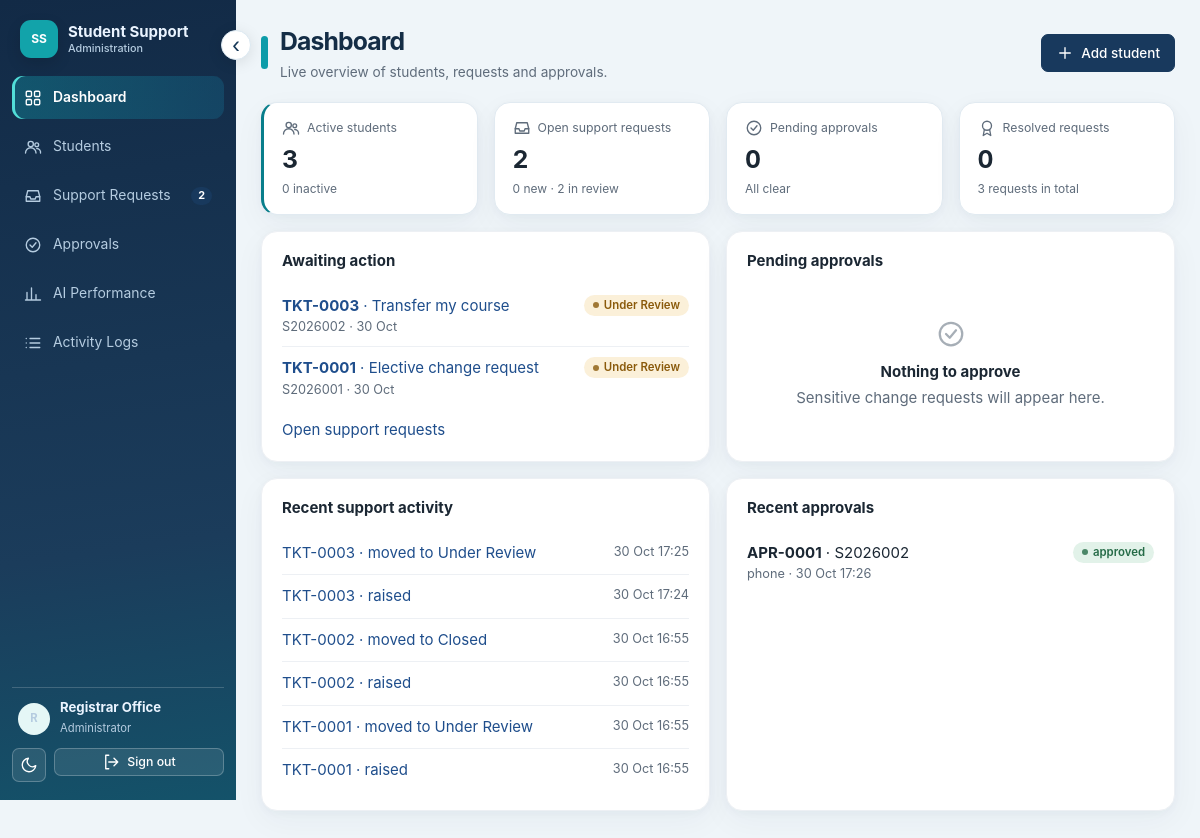
The page /admin/ (signed in) on the database its author committed.
### app/models.py (models this page shows, shortened)
class User(db.Model):
    __tablename__ = "users"
    id = db.Column(db.Integer, primary_key=True)
    username = db.Column(db.String(40), unique=True, nullable=False)
    password_hash = db.Column(db.String(255), nullable=False)
    role = db.Column(db.String(20), nullable=False, default="student")  # student | admin
    display_name = db.Column(db.String(80), nullable=False)
    student_id = db.Column(db.String(20), db.ForeignKey("student_profiles.student_id"), nullable=True)
    active = db.Column(db.Boolean, nullable=False, default=True)   # False = account cannot sign in
    created_at = db.Column(db.DateTime, default=utcnow)
    is_anonymous = False
    @property
    def is_active(self):
        return bool(self.active)
    @property
    def is_authenticated(self):
        return True

class SupportTicket(db.Model):
    __tablename__ = "support_tickets"
    id = db.Column(db.Integer, primary_key=True)
    ticket_ref = db.Column(db.String(20), unique=True, nullable=False)
    student_id = db.Column(db.String(20), db.ForeignKey("student_profiles.student_id"), nullable=False, index=True)
    category = db.Column(db.String(30), nullable=False)
    subject = db.Column(db.String(120), nullable=False)
    description = db.Column(db.Text, nullable=False)
    status = db.Column(db.String(20), nullable=False, default="Open")
    created_at = db.Column(db.DateTime, default=utcnow, nullable=False)
    idempotency_key = db.Column(db.String(64), nullable=False)
    updated_at = db.Column(db.DateTime, default=utcnow)
    resolved_at = db.Column(db.DateTime, nullable=True)
    last_response = db.Column(db.Text, nullable=True)          # latest administrator response shown to the student
    source = db.Column(db.String(12), nullable=False, default="web")   # web | assistant
    __table_args__ = (UniqueConstraint("student_id", "idempotency_key", name="uq_ticket_idem"),)

class TicketEvent(db.Model):
    __tablename__ = "ticket_events"
    id = db.Column(db.Integer, primary_key=True)
    ticket_id = db.Column(db.Integer, db.ForeignKey("support_tickets.id"), nullable=False, index=True)
    actor_user_id = db.Column(db.Integer, nullable=True)
    actor_role = db.Column(db.String(20), nullable=False)
    event_type = db.Column(db.String(20), nullable=False)   # created | status_changed | response | student_reply
    from_status = db.Column(db.String(20), nullable=True)
    to_status = db.Column(db.String(20), nullable=True)
    note = db.Column(db.Text, nullable=True)
    created_at = db.Column(db.DateTime, default=utcnow, nullable=False)

class ApprovalRequest(db.Model):
    __tablename__ = "approval_requests"
    id = db.Column(db.Integer, primary_key=True)
    approval_ref = db.Column(db.String(20), unique=True, nullable=False)
    requester_user_id = db.Column(db.Integer, db.ForeignKey("users.id"), nullable=False, index=True)
    student_id = db.Column(db.String(20), db.ForeignKey("student_profiles.student_id"), nullable=False, index=True)
    action_type = db.Column(db.String(30), nullable=False, default="update_contact")
    field = db.Column(db.String(20), nullable=False)       # email | phone
    new_value = db.Column(db.String(120), nullable=False)
    reason = db.Column(db.String(200), nullable=True)
    status = db.Column(db.String(12), nullable=False, default="pending")  # pending | approved | rejected
    created_at = db.Column(db.DateTime, default=utcnow, nullable=False)
    decided_by_user_id = db.Column(db.Integer, db.ForeignKey("users.id"), nullable=True)
    decided_at = db.Column(db.DateTime, nullable=True)
    decision_note = db.Column(db.String(200), nullable=True)
    executed_at = db.Column(db.DateTime, nullable=True)    # set exactly once, when the change is applied
    execution_result = db.Column(db.String(200), nullable=True)
    ticket_id = db.Column(db.Integer, db.ForeignKey("support_tickets.id"), nullable=True)   # optional link to a support request
    trace_id = db.Column(db.String(32), nullable=True)

### app/routes/admin.py (the view)
@bp.route("/")
@admin_only
def dashboard():
    tc = tickets.counts()
    events = (db.session.query(TicketEvent, SupportTicket).join(SupportTicket, SupportTicket.id == TicketEvent.ticket_id)
              .order_by(TicketEvent.id.desc()).limit(6).all())
    return render_template("admin.html", students=student_admin.counts(), tc=tc,
                           pending=approvals.pending()[:5], pending_total=ApprovalRequest.query.filter_by(status="pending").count(),
                           open_tickets=SupportTicket.query.filter(SupportTicket.status.in_(tickets.ACTIVE_STATUSES)).order_by(SupportTicket.id.desc()).limit(6).all(),
                           events=events, decided=ApprovalRequest.query.filter(ApprovalRequest.status != "pending").order_by(ApprovalRequest.id.desc()).limit(5).all())

### app/security/authz.py (called while the page is built)
def role_required(*roles):
    def deco(fn):
        @wraps(fn)
        def wrapper(*a, **kw):
            if not current_user.is_authenticated:
                return abort(401) if request.path.startswith("/api/") else current_user_unauthorized()
            if current_user.role not in roles:
                from ..services import audit
                audit.record(current_user, f"access:{request.method} {request.path}", "route", request.path, "denied",
                             result="403", reason=f"role '{current_user.role}' not in {list(roles)}")
                return abort(403)
            return fn(*a, **kw)
        return wrapper
    return deco

### app/services/approvals.py (called while the page is built)
def pending() -> list[ApprovalRequest]:
    return ApprovalRequest.query.filter_by(status="pending").order_by(ApprovalRequest.id).all()

### app/services/student_admin.py (called while the page is built)
def counts() -> dict:
    by = dict(db.session.query(StudentProfile.status, db.func.count()).group_by(StudentProfile.status).all())
    return {"active": by.get("active", 0), "inactive": by.get("inactive", 0), "removed": by.get("removed", 0)}

### app/services/tickets.py (called while the page is built)
def counts(student_id: str | None = None) -> dict:
    q = SupportTicket.query if student_id is None else SupportTicket.query.filter_by(student_id=student_id)
    by = dict(q.with_entities(SupportTicket.status, db.func.count()).group_by(SupportTicket.status).all())
    return {"open": sum(by.get(s, 0) for s in ACTIVE_STATUSES), "resolved": by.get("Resolved", 0), "rejected": by.get("Rejected", 0),
            "closed": by.get("Closed", 0), "total": sum(by.values()), "by_status": by}

### app/templates/admin.html (shortened to what this page needs)
{% extends "base.html" %}
{% from "_macros.html" import ic, badge, empty %}
{% block page_title %}Dashboard{% endblock %}
{% block page_sub %}Live overview of students, requests and approvals.{% endblock %}
{% block page_actions %}<a class="btn" href="{{ url_for('admin.student_new') }}">{{ ic('plus') }}Add student</a>{% endblock %}
{% block content %}
<div class="grid g4">
  <a class="stat accent" href="{{ url_for('admin.students_page', status='active') }}"><div class="label">{{ ic('users') }}Active students</div><div class="value num">{{ students.active }}</div><div class="hint">{{ students.inactive }} inactive</div></a>
  <a class="stat" href="{{ url_for('admin.tickets_page', status='active') }}"><div class="label">{{ ic('inbox') }}Open support requests</div><div class="value num">{{ tc.open }}</div><div class="hint">{{ tc.by_status.get('Open', 0) }} new · {{ tc.by_status.get('Under Review', 0) }} in review</div></a>
  <a class="stat" href="{{ url_for('admin.approvals_page', status='pending') }}"><div class="label">{{ ic('check') }}Pending approvals</div><div class="value num">{{ pending_total }}</div><div class="hint">{{ 'Needs your decision' if pending_total else 'All clear' }}</div></a>
  <a class="stat" href="{{ url_for('admin.tickets_page', status='Resolved') }}"><div class="label">{{ ic('award') }}Resolved requests</div><div class="value num">{{ tc.resolved }}</div><div class="hint">{{ tc.total }} requests in total</div></a>
</div>
<div class="grid g2" style="margin-top:16px">
  <section class="card"><h2>Awaiting action</h2>
    {% if open_tickets %}<ul class="list">{% for t in open_tickets %}<li><div><a href="{{ url_for('admin.ticket_detail', ref=t.ticket_ref) }}"><b>{{ t.ticket_ref }}</b> · {{ t.subject }}</a><div class="note">{{ t.student_id }} · {{ t.created_at.strftime('%d %b') }}</div></div>{{ badge(t.status) }}</li>{% endfor %}</ul>
    <p style="margin:10px 0 0"><a href="{{ url_for('admin.tickets_page', status='active') }}">Open support requests</a></p>
    {% else %}{{ empty('inbox', 'No open requests', 'New student concerns will appear here.') }}{% endif %}</section>
  <section class="card"><h2>Pending approvals</h2>
    {% if pending %}<ul class="list">{% for a in pending %}<li><div><b>{{ a.approval_ref }}</b> · {{ a.student_id }}<div class="note">Change registered {{ a.field }}</div></div><a class="btn small" href="{{ url_for('admin.approvals_page') }}">Review</a></li>{% endfor %}</ul>
    {% else %}{{ empty('check', 'Nothing to approve', 'Sensitive change requests will appear here.') }}{% endif %}</section>
</div>
<div class="grid g2" style="margin-top:16px">
  <section class="card"><h2>Recent support activity</h2>
    {% if events %}<ul class="list">{% for e, t in events %}<li><a href="{{ url_for('admin.ticket_detail', ref=t.ticket_ref) }}">{{ t.ticket_ref }} ·
      {{ {'created':'raised','status_changed':'moved to ' ~ (e.to_status or ''),'response':'response added','student_reply':'student replied'}[e.event_type] }}</a><span class="note nowrap">{{ e.created_at.strftime('%d %b %H:%M') }}</span></li>{% endfor %}</ul>
    {% else %}{{ empty('clock', 'No activity yet', '') }}{% endif %}</section>
  <section class="card"><h2>Recent approvals</h2>
    {% if decided %}<ul class="list">{% for a in decided %}<li><div><b>{{ a.approval_ref }}</b> · {{ a.student_id }}<div class="note">{{ a.field }} · {{ a.decided_at.strftime('%d %b %H:%M') if a.decided_at }}</div></div>{{ badge(a.status) }}</li>{% endfor %}</ul>
    {% else %}{{ empty('check', 'No decisions yet', '') }}{% endif %}</section>
</div>
{% endblock %}

### app/templates/base.html (shortened to what this page needs)
<!doctype html>
<html lang="en">
<head>
  <link rel="stylesheet" href="{{ url_for('static', filename='style.css') }}">
</head>
<body>
{% from "_macros.html" import ic %}
{% if current_user.is_authenticated %}
<div class="shell">
  <aside class="side" id="sidebar" aria-label="Main navigation">
    <button type="button" id="collapse-sidebar" class="sidebar-collapse" aria-label="Collapse sidebar" aria-expanded="true" title="Expand or collapse navigation">‹</button>
    <div class="brand"><span class="brand-mark">SS</span><span class="brand-text">Student Support<small>{{ 'Administration' if current_user.role == 'admin' else 'Student portal' }}</small></span></div>
    {% set ep = request.endpoint or '' %}
    <nav class="nav">
    {% if current_user.role == 'admin' %}
      <a href="{{ url_for('admin.dashboard') }}" class="{{ 'active' if ep == 'admin.dashboard' }}">{{ ic('home') }}Dashboard</a>
      <a href="{{ url_for('admin.students_page') }}" class="{{ 'active' if ep.startswith('admin.student') }}">{{ ic('users') }}Students</a>
      <a href="{{ url_for('admin.tickets_page') }}" class="{{ 'active' if ep in ('admin.tickets_page','admin.ticket_detail') }}">{{ ic('inbox') }}Support Requests{% if nav_counts.tickets %}<span class="pill" id="nav-tickets">{{ nav_counts.tickets }}</span>{% endif %}</a>
      <a href="{{ url_for('admin.approvals_page') }}" class="{{ 'active' if ep == 'admin.approvals_page' }}">{{ ic('check') }}Approvals</a>
      <a href="{{ url_for('admin.performance_page') }}" class="{{ 'active' if ep in ('admin.performance_page','admin.run_detail') }}">{{ ic('chart') }}AI Performance</a>
      <a href="{{ url_for('admin.logs_page') }}" class="{{ 'active' if ep == 'admin.logs_page' }}">{{ ic('list') }}Activity Logs</a>
    {% endif %}
    </nav>
    <div class="side-foot">
      <div class="usercard"><span class="avatar">{{ current_user.display_name[:1] }}</span><div><b>{{ current_user.display_name }}</b><span>{{ 'Administrator' if current_user.role == 'admin' else current_user.student_id }}</span></div></div>
      <div style="display:flex;gap:8px">
        <button class="btn secondary small icon" type="button" id="theme-toggle" title="Switch light / dark theme" aria-label="Switch theme">{{ ic('moon') }}</button>
        <form method="post" action="{{ url_for('auth.logout') }}" style="flex:1;margin:0"><input type="hidden" name="csrf_token" value="{{ csrf_token() }}"><button class="btn secondary small" style="width:100%" type="submit">{{ ic('logout') }}Sign out</button></form>
      </div>
    </div>
  </aside>
  <div class="main">
    <header class="topbar"><div class="topbar-dot" aria-hidden="true"></div>
      <div class="grow"><h1>{% block page_title %}{% endblock %}</h1><p class="sub">{% block page_sub %}{% endblock %}</p></div>
      <div>{% block page_actions %}{% endblock %}</div>
    </header>
    <main class="content">{% block content %}{% endblock %}</main>
  </div>
</div>
{% else %}
{% block public %}{% endblock %}
{% endif %}
</body>
</html>

### app/templates/_macros.html
{% macro ic(name) %}<svg class="ic" aria-hidden="true"><use href="#i-{{ name }}"/></svg>{% endmacro %}
{% macro badge(s) %}{% set cls = {'Open':'b-info','Under Review':'b-warn','Awaiting Student':'b-warn','Resolved':'b-ok','Rejected':'b-bad','Closed':'b-plain',
 'pending':'b-warn','approved':'b-ok','rejected':'b-bad','active':'b-ok','inactive':'b-warn','removed':'b-bad','Paid':'b-ok','Partially paid':'b-warn','Overdue':'b-bad','Unpaid':'b-warn',
 'Active':'b-ok','Under review':'b-warn','completed':'b-ok','error':'b-bad','denied':'b-bad','allowed':'b-ok'}.get(s, '') %}<span class="badge {{ cls }}">{{ s }}</span>{% endmacro %}
{% macro empty(icon, title, text) %}<div class="empty">{{ ic(icon) }}<b>{{ title }}</b>{{ text }}</div>{% endmacro %}

### rows shown on the page
User: role "Administration", display_name "R", display_name "Registrar Office", role "Administrator"
SupportTicket: ticket_ref "TKT-0003", subject "Transfer my course", student_id "S2026002", created_at "30 Oct", status "Under Review"
SupportTicket: ticket_ref "TKT-0001", subject "Elective change request", student_id "S2026001", created_at "30 Oct", status "Under Review"
TicketEvent: ticket_ref "TKT-0003", to_status+event_type "moved to Under Review", created_at "30 Oct 17:25"
TicketEvent: ticket_ref "TKT-0003", to_status+event_type "raised", created_at "30 Oct 17:24"
TicketEvent: ticket_ref "TKT-0002", to_status+event_type "moved to Closed", created_at "30 Oct 16:55"
TicketEvent: ticket_ref "TKT-0002", to_status+event_type "raised", created_at "30 Oct 16:55"
TicketEvent: ticket_ref "TKT-0001", to_status+event_type "moved to Under Review", created_at "30 Oct 16:55"
TicketEvent: ticket_ref "TKT-0001", to_status+event_type "raised", created_at "30 Oct 16:55"
ApprovalRequest: approval_ref "APR-0001", student_id "S2026002", field "phone", decided_at "30 Oct 17:26", status "approved"

### other values the page prints
{{ nav_counts.tickets }} "2"
{{ students.active }} "3"
{{ students.inactive }} "0"
{{ tc.open }} "2"
{{ tc.by_status.get('Open', 0) }} "0"
{{ tc.by_status.get('Under Review', 0) }} "2"
{{ pending_total }} "0"
{{ 'Needs your decision' if pending_total else 'All clear' }} "All clear"
{{ tc.resolved }} "0"
{{ tc.total }} "3"
{{ title }} "Nothing to approve"
{{ text }} "Sensitive change requests will appear here."
